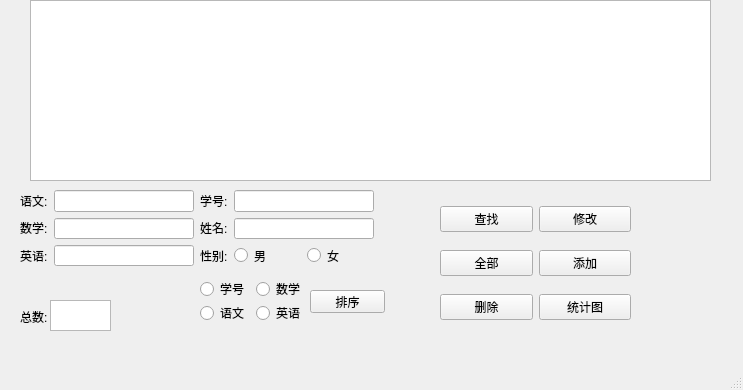
<?xml version="1.0" encoding="UTF-8"?>
<ui version="4.0">
 <class>MainWindow</class>
 <widget class="QMainWindow" name="MainWindow">
  <property name="geometry">
   <rect>
    <x>0</x>
    <y>0</y>
    <width>743</width>
    <height>390</height>
   </rect>
  </property>
  <property name="windowTitle">
   <string>MainWindow</string>
  </property>
  <widget class="QWidget" name="centralwidget">
   <widget class="QTableView" name="tableView">
    <property name="geometry">
     <rect>
      <x>30</x>
      <y>0</y>
      <width>681</width>
      <height>181</height>
     </rect>
    </property>
   </widget>
   <widget class="QLabel" name="label_4">
    <property name="geometry">
     <rect>
      <x>20</x>
      <y>311</y>
      <width>54</width>
      <height>12</height>
     </rect>
    </property>
    <property name="text">
     <string>总数:</string>
    </property>
   </widget>
   <widget class="QTextBrowser" name="textBrowser">
    <property name="geometry">
     <rect>
      <x>50</x>
      <y>300</y>
      <width>61</width>
      <height>31</height>
     </rect>
    </property>
   </widget>
   <widget class="QPushButton" name="sort_button">
    <property name="geometry">
     <rect>
      <x>310</x>
      <y>290</y>
      <width>75</width>
      <height>23</height>
     </rect>
    </property>
    <property name="text">
     <string>排序</string>
    </property>
   </widget>
   <widget class="QWidget" name="">
    <property name="geometry">
     <rect>
      <x>20</x>
      <y>190</y>
      <width>354</width>
      <height>76</height>
     </rect>
    </property>
    <layout class="QHBoxLayout" name="horizontalLayout_3">
     <item>
      <layout class="QVBoxLayout" name="verticalLayout_2">
       <item>
        <widget class="QLabel" name="label_5">
         <property name="text">
          <string>语文:</string>
         </property>
        </widget>
       </item>
       <item>
        <widget class="QLabel" name="label_6">
         <property name="text">
          <string>数学:</string>
         </property>
        </widget>
       </item>
       <item>
        <widget class="QLabel" name="label_7">
         <property name="text">
          <string>英语:</string>
         </property>
        </widget>
       </item>
      </layout>
     </item>
     <item>
      <layout class="QVBoxLayout" name="verticalLayout_4">
       <item>
        <widget class="QLineEdit" name="chinese_line"/>
       </item>
       <item>
        <widget class="QLineEdit" name="math_line"/>
       </item>
       <item>
        <widget class="QLineEdit" name="english_line"/>
       </item>
      </layout>
     </item>
     <item>
      <layout class="QVBoxLayout" name="verticalLayout">
       <item>
        <widget class="QLabel" name="label">
         <property name="text">
          <string>学号:</string>
         </property>
        </widget>
       </item>
       <item>
        <widget class="QLabel" name="label_2">
         <property name="text">
          <string>姓名:</string>
         </property>
        </widget>
       </item>
       <item>
        <widget class="QLabel" name="label_3">
         <property name="text">
          <string>性别:</string>
         </property>
        </widget>
       </item>
      </layout>
     </item>
     <item>
      <layout class="QVBoxLayout" name="verticalLayout_3">
       <item>
        <widget class="QLineEdit" name="numberline"/>
       </item>
       <item>
        <widget class="QLineEdit" name="nameline"/>
       </item>
       <item>
        <layout class="QHBoxLayout" name="horizontalLayout_2">
         <item>
          <widget class="QRadioButton" name="radioman">
           <property name="text">
            <string>男</string>
           </property>
          </widget>
         </item>
         <item>
          <widget class="QRadioButton" name="radiowoman">
           <property name="text">
            <string>女</string>
           </property>
          </widget>
         </item>
        </layout>
       </item>
      </layout>
     </item>
    </layout>
   </widget>
   <widget class="QWidget" name="">
    <property name="geometry">
     <rect>
      <x>440</x>
      <y>194</y>
      <width>191</width>
      <height>141</height>
     </rect>
    </property>
    <layout class="QHBoxLayout" name="horizontalLayout_4">
     <item>
      <layout class="QVBoxLayout" name="verticalLayout_5">
       <item>
        <widget class="QPushButton" name="find_button">
         <property name="text">
          <string>查找</string>
         </property>
        </widget>
       </item>
       <item>
        <widget class="QPushButton" name="display_button">
         <property name="text">
          <string>全部</string>
         </property>
        </widget>
       </item>
       <item>
        <widget class="QPushButton" name="delete_button">
         <property name="text">
          <string>删除</string>
         </property>
        </widget>
       </item>
      </layout>
     </item>
     <item>
      <layout class="QVBoxLayout" name="verticalLayout_6">
       <item>
        <widget class="QPushButton" name="modify_button">
         <property name="text">
          <string>修改</string>
         </property>
        </widget>
       </item>
       <item>
        <widget class="QPushButton" name="add_button">
         <property name="text">
          <string>添加</string>
         </property>
        </widget>
       </item>
       <item>
        <widget class="QPushButton" name="photo_button">
         <property name="text">
          <string>统计图</string>
         </property>
        </widget>
       </item>
      </layout>
     </item>
    </layout>
   </widget>
   <widget class="QWidget" name="">
    <property name="geometry">
     <rect>
      <x>200</x>
      <y>280</y>
      <width>106</width>
      <height>42</height>
     </rect>
    </property>
    <layout class="QHBoxLayout" name="horizontalLayout_5">
     <item>
      <layout class="QVBoxLayout" name="verticalLayout_7">
       <item>
        <widget class="QRadioButton" name="radio_number">
         <property name="text">
          <string>学号</string>
         </property>
        </widget>
       </item>
       <item>
        <widget class="QRadioButton" name="radio_chinese">
         <property name="text">
          <string>语文</string>
         </property>
        </widget>
       </item>
      </layout>
     </item>
     <item>
      <layout class="QVBoxLayout" name="verticalLayout_8">
       <item>
        <widget class="QRadioButton" name="radio_math">
         <property name="text">
          <string>数学</string>
         </property>
        </widget>
       </item>
       <item>
        <widget class="QRadioButton" name="radio_english">
         <property name="text">
          <string>英语</string>
         </property>
        </widget>
       </item>
      </layout>
     </item>
    </layout>
   </widget>
  </widget>
  <widget class="QMenuBar" name="menubar">
   <property name="geometry">
    <rect>
     <x>0</x>
     <y>0</y>
     <width>743</width>
     <height>23</height>
    </rect>
   </property>
  </widget>
  <widget class="QStatusBar" name="statusbar"/>
 </widget>
 <resources/>
 <connections/>
</ui>
